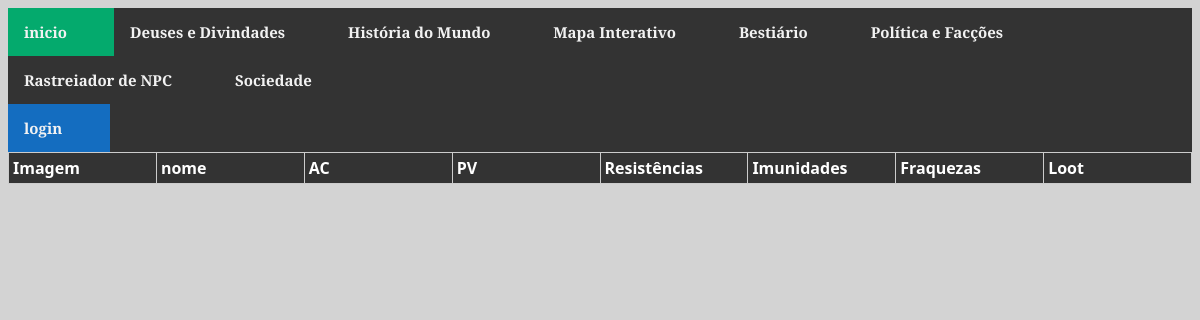
The page /paginas/Bestiario.php on the database as committed earlier.
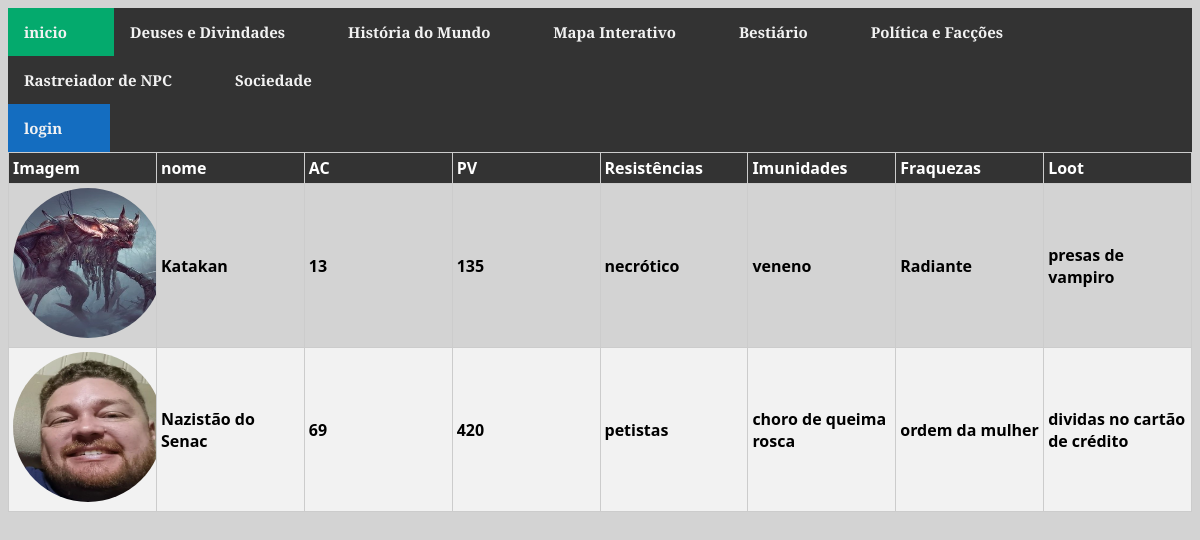
The same page on the database as committed later.
### tables this page shows
CREATE TABLE `monstros` (
  `id` int(11) NOT NULL,
  `nome` varchar(50) NOT NULL,
  `pv` int(11) NOT NULL,
  `ac` int(11) NOT NULL,
  `resistencias` varchar(255) NOT NULL,
  `imunidades` varchar(255) NOT NULL,
  `fraquezas` varchar(255) DEFAULT NULL,
  `loot` varchar(255) NOT NULL,
  `nome_imagem` varchar(255) NOT NULL
);

### paginas/Bestiario.php (the view, shortened to what this page needs)
<!DOCTYPE html>
<html lang="en">
<head>
    <link rel="stylesheet" href="../css/menu.css">
    <link rel="stylesheet" href="../css/menu2.css">
    <link rel="stylesheet" href="../css/corpo.css">
    <link rel="stylesheet" href="../css/NPC.css">
</head>
<body>
    <main>
        <header>
            <section>
                <nav>
                    <div class="topnav" id="myTopnav">
                        <a href="../index.php" class="active"> inicio</a>
                        <a href="Deuses e Divindades.php">Deuses e Divindades</a>
                        <a href="história do mundo.php">História do Mundo</a>
                        <a href="Mapa Interativo.php">Mapa Interativo</a>
                        <a href="Bestiario.php">Bestiário</a>
                        <a href="Politica e Faccoes.php">Política e Facções</a>
                        <a href="Rastreiador de NPCs.php">Rastreiador de NPC</a>
                        <a href="Sociedade.php">Sociedade</a>
                        <a><?php
                            ?></a>
                    </div>
                </nav>
            </section>
        </header>
        <section>
            <nav>
                <div class="topnav2" id="myTopnav2">
                    <?php
                    if (isset($_SESSION['nome_usu_sessao'])) {
                        echo "<a href='../index.php?logout' class='active2'>| sair |</a>";
                    } else {
                        echo "<a href=login.php class='active2'>login</a>";
                    }
                    ?>
                </div>
            </nav>
        </section>
        <section>
            <table>
                <thead>
                    <th>Imagem</th>
                    <th>nome</th>
                    <th>AC</th>
                    <th>PV</th>
                    <th>Resistências</th>
                    <th>Imunidades</th>
                    <th>Fraquezas</th>
                    <th>Loot</th>
                </thead>
                <tbody>
                    <?php
                    include "conexaoDB.php";
                    $query = "Select nome,pv,ac,resistencias,imunidades,fraquezas,loot,nome_imagem from monstros";
                    $data = mysqli_query($conn, $query);
                    if ($data) {
                        while ($linha = mysqli_fetch_assoc($data)) {
                    ?>
                            <tr>
                                <td><img class="imagem" src="<?php echo $linha["nome_imagem"]; ?>"></td>
                                <td><?php echo $linha["nome"]; ?></td>
                                <td><?php echo $linha["ac"]; ?></td>
                                <td><?php echo $linha["pv"]; ?></td>
                                <td><?php echo $linha["resistencias"]; ?></td>
                                <td><?php echo $linha["imunidades"]; ?></td>
                                <td><?php echo $linha["fraquezas"]; ?></td>
                                <td><?php echo $linha["loot"]; ?></td>
                            </tr>
                    <?php
                        }
                    }
                    ?>
        </section>
    </main>
</body>
</html>

### css/menu.css (style rules this page uses)
.topnav { overflow: hidden; background-color: #333; font-family: "Cinzel Decorative"; font-weight: 900; }
.topnav a { float: left; color: #f2f2f2; text-align: center; padding: 14px 16px; text-decoration: none; font-size: 15px; font-weight: 900; display: block; padding-right: 47px; }
.active { background-color: #04AA6D; color: white; }

### css/menu2.css (style rules this page uses)
.topnav2 { overflow: hidden; background-color: #333; font-family: "Cinzel Decorative"; font-weight: 900; }
.topnav2 a { float: left; color: #f2f2f2; text-align: center; padding: 14px 16px; text-decoration: none; font-size: 15px; font-weight: 900; display: block; padding-right: 48px; }
.active2 { background-color: #146dc0; color: white; }

### css/corpo.css (style rules this page uses)
body { background-color: rgb(211, 211, 211); }

### css/NPC.css (style rules this page uses)
table { width: 100%; border-collapse: collapse; border: 1px solid #ccc; table-layout: fixed; }
th, td { padding: 4px; text-align: left; font-family: system-ui, -apple-system, BlinkMacSystemFont, 'Segoe UI', Roboto, Oxygen, Ubuntu, Cantarell, 'Open Sans', 'Helvetica Neue', sans-serif; font-weight: 900; border: 1px solid #ccc; overflow: hidden; text-overflow: ellipsis; word-wrap: break-word; }
thead { background-color: #333; color: #fff; }
th { font-weight: bold; }
tbody tr:nth-child(even) { background-color: #f2f2f2; }
.imagem { height: 150px; width: 150px; border-radius: 100px; }

Rows that differ between the two databases and show on the page:
added monstros: nome_imagem (picture), nome "Katakan", ac "13", pv "135", resistencias "necrótico", imunidades "veneno", fraquezas "Radiante", loot "presas de vampiro"
added monstros: nome_imagem (picture), nome "Nazistão do Senac", ac "69", pv "420", resistencias "petistas", imunidades "choro de queima rosca", fraquezas "ordem da mulher", loot "dividas no cartão de crédito"
